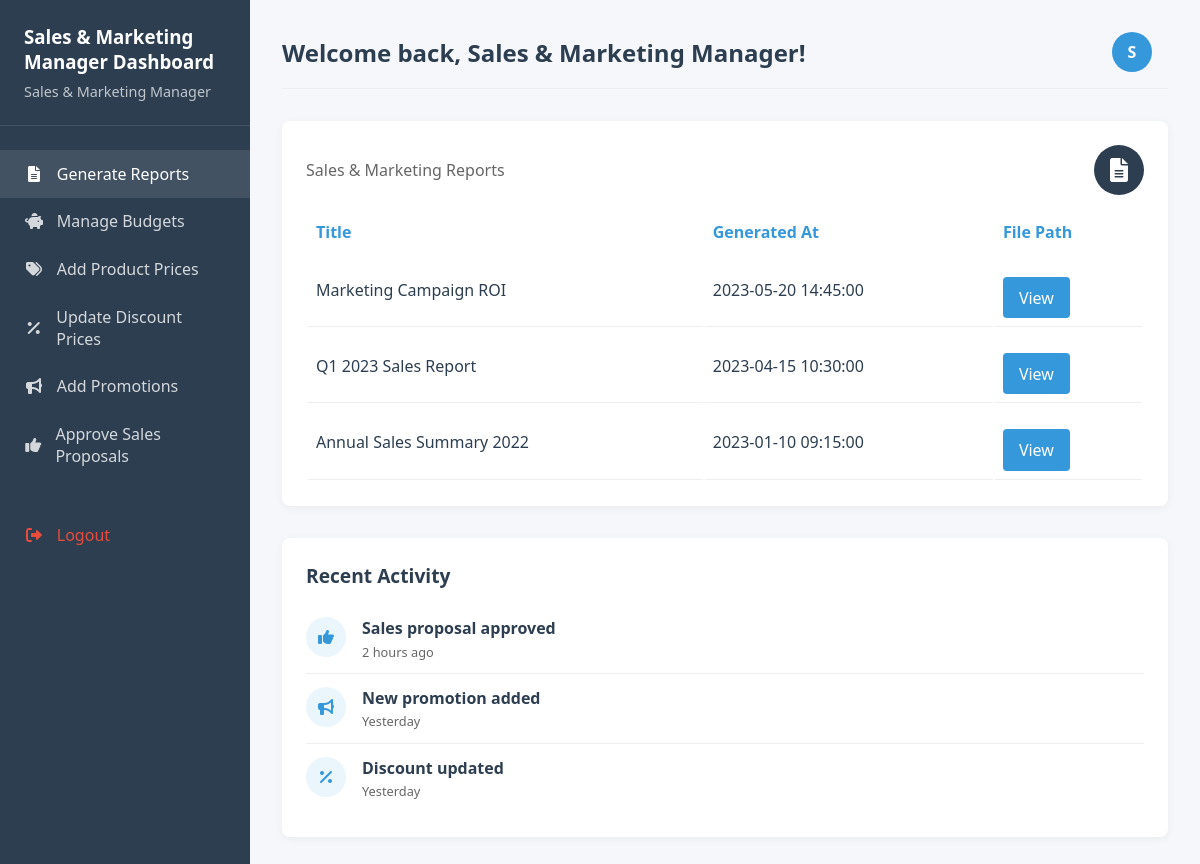
Page /sales_marketing_manager_dashboard.php?view=generate_reports on the committed database.
### tables this page shows
CREATE TABLE `sales_reports` (
  `report_id` int(11) NOT NULL,
  `title` varchar(255) NOT NULL,
  `generated_at` datetime NOT NULL,
  `file_path` varchar(255) NOT NULL
);

### sales_marketing_manager_dashboard.php (the view, shortened to what this page needs)
<?php
require 'db_connection.php';
$displayName = isset($_SESSION['FName'], $_SESSION['LName']) ? $_SESSION['FName'] . ' ' . $_SESSION['LName'] : 'Sales & Marketing Manager';
$avatar = strtoupper(substr($displayName, 0, 1));
$showGenerateReports = false;
$showManageBudgets = false;
$showAddProductPrices = false;
$showUpdateDiscounts = false;
$showAddPromotions = false;
$showApproveProposals = false;
if (isset($_GET['view'])) {
    $showGenerateReports = ($_GET['view'] === 'generate_reports');
    $showManageBudgets = ($_GET['view'] === 'manage_budgets');
    $showAddProductPrices = ($_GET['view'] === 'add_product_price');
    $showUpdateDiscounts = ($_GET['view'] === 'update_discounts');
    $showAddPromotions = ($_GET['view'] === 'add_promotions');
    $showApproveProposals = ($_GET['view'] === 'approve_proposals');
} else {
}
if ($showGenerateReports) {
    $stmt = $pdo->query("SELECT * FROM sales_reports ORDER BY generated_at DESC");
    $reports = $stmt->fetchAll();
}
?>
<!DOCTYPE html>
<html lang="en">
<head>
    <link rel="stylesheet" href="https://cdnjs.cloudflare.com/ajax/libs/font-awesome/6.0.0/css/all.min.css">
</head>
<body>
    <div class="dashboard-container">
        <div class="sidebar">
            <div class="sidebar-header">
                <h3>Sales & Marketing Manager Dashboard</h3>
                <p><?= htmlspecialchars($displayName) ?></p>
            </div>
            <div class="sidebar-menu">
                <a href="?view=generate_reports" class="menu-item <?= $showGenerateReports ? 'active' : '' ?>"><i class="fas fa-file-alt"></i> Generate Reports</a>
                <a href="?view=manage_budgets" class="menu-item <?= $showManageBudgets ? 'active' : '' ?>"><i class="fas fa-piggy-bank"></i> Manage Budgets</a>
                <a href="?view=add_product_price" class="menu-item <?= $showAddProductPrices ? 'active' : '' ?>"><i class="fas fa-tags"></i> Add Product Prices</a>
                <a href="?view=update_discounts" class="menu-item <?= $showUpdateDiscounts ? 'active' : '' ?>"><i class="fas fa-percentage"></i> Update Discount Prices</a>
                <a href="?view=add_promotions" class="menu-item <?= $showAddPromotions ? 'active' : '' ?>"><i class="fas fa-bullhorn"></i> Add Promotions</a>
                <a href="?view=approve_proposals" class="menu-item <?= $showApproveProposals ? 'active' : '' ?>"><i class="fas fa-thumbs-up"></i> Approve Sales Proposals</a>
                <a href="logout.php" class="menu-item" style="margin-top: 2rem; color: #e74c3c;"><i class="fas fa-sign-out-alt"></i> Logout</a>
            </div>
        </div>
        <div class="main-content">
            <div class="top-bar">
                <h2>Welcome back, <?= htmlspecialchars($displayName) ?>!</h2>
                <div class="user-info">
                    <div class="user-avatar"><?= $avatar ?></div>
                </div>
            </div>
            <div class="dashboard-cards">
                <?php if ($showGenerateReports && $reports): ?>
                <div class="card">
                    <div class="card-header">
                        <span class="card-title">Sales & Marketing Reports</span>
                        <div class="card-icon bg-primary"><i class="fas fa-file-alt"></i></div>
                    </div>
                    <table class="data-table">
                        <tr>
                            <th>Title</th>
                            <th>Generated At</th>
                            <th>File Path</th>
                        </tr>
                        <?php foreach ($reports as $report): ?>
                        <tr>
                            <td><?= htmlspecialchars($report['title']) ?></td>
                            <td><?= htmlspecialchars($report['generated_at']) ?></td>
                            <td><a href="<?= htmlspecialchars($report['file_path']) ?>" class="btn">View</a></td>
                        </tr>
                        <?php endforeach; ?>
                    </table>
                </div>
                <?php endif; ?>
            </div>
            <div class="recent-activity">
                <h3 class="section-title">Recent Activity</h3>
                <div class="activity-item">
                    <div class="activity-icon"><i class="fas fa-thumbs-up"></i></div>
                    <div class="activity-content">
                        <div class="activity-title">Sales proposal approved</div>
                        <div class="activity-time">2 hours ago</div>
                    </div>
                </div>
                <div class="activity-item">
                    <div class="activity-icon"><i class="fas fa-bullhorn"></i></div>
                    <div class="activity-content">
                        <div class="activity-title">New promotion added</div>
                        <div class="activity-time">Yesterday</div>
                    </div>
                </div>
                <div class="activity-item">
                    <div class="activity-icon"><i class="fas fa-percentage"></i></div>
                    <div class="activity-content">
                        <div class="activity-title">Discount updated</div>
                        <div class="activity-time">Yesterday</div>
                    </div>
                </div>
            </div>
        </div>
    </div>
</body>
</html>

### sales_marketing_manager_dashboard.php (style rules this page uses)
:root { --primary-color: #2c3e50; --secondary-color: #3498db; --accent-color: #e74c3c; --light-color: #ecf0f1; --dark-color: #2c3e50; --success-color: #2ecc71; }
* { margin: 0; padding: 0; box-sizing: border-box; font-family: 'Segoe UI', Tahoma, Geneva, Verdana, sans-serif; }
body { background-color: #f5f7fa; color: var(--dark-color); }
.dashboard-container { display: flex; min-height: 100vh; }
.sidebar { width: 250px; background-color: var(--primary-color); color: white; padding: 1.5rem 0; position: fixed; height: 100%; }
.sidebar-header { padding: 0 1.5rem 1.5rem; border-bottom: 1px solid rgba(255, 255, 255, 0.1); }
.sidebar-header h3 { color: white; margin-bottom: 0.5rem; }
.sidebar-header p { color: rgba(255, 255, 255, 0.7); font-size: 0.9rem; }
.sidebar-menu { padding: 1.5rem 0; }
.menu-item { padding: 0.8rem 1.5rem; display: flex; align-items: center; color: rgba(255, 255, 255, 0.8); text-decoration: none; transition: all 0.3s ease; }
.menu-item:hover, .menu-item.active { background-color: rgba(255, 255, 255, 0.1); color: white; }
.menu-item i { margin-right: 0.8rem; width: 20px; text-align: center; }
.main-content { flex: 1; margin-left: 250px; padding: 2rem; }
.top-bar { display: flex; justify-content: space-between; align-items: center; margin-bottom: 2rem; padding-bottom: 1rem; border-bottom: 1px solid #eee; }
.user-info { display: flex; align-items: center; }
.user-avatar { width: 40px; height: 40px; border-radius: 50%; background-color: var(--secondary-color); color: white; display: flex; align-items: center; justify-content: center; margin-right: 1rem; font-weight: bold; }
.dashboard-cards { display: grid; grid-template-columns: repeat(auto-fill, minmax(550px, 1fr)); gap: 1.5rem; margin-bottom: 2rem; }
.card { background: white; border-radius: 8px; padding: 1.5rem; box-shadow: 0 2px 10px rgba(0, 0, 0, 0.05); }
.card-header { display: flex; justify-content: space-between; align-items: center; margin-bottom: 1rem; }
.card-title { font-size: 1rem; color: #666; }
.card-icon { width: 50px; height: 50px; border-radius: 50%; display: flex; align-items: center; justify-content: center; color: white; font-size: 1.5rem; }
.bg-primary { background-color: var(--primary-color); }
.data-table, .form-table { width: 100%; }
.data-table td, .form-table td { padding: 8px; border-bottom: 1px solid #eee; }
.data-table th, .form-table th { text-align: left; padding: 8px; color: var(--secondary-color); }
.btn { margin-top: 1rem; padding: 0.6rem 1rem; background: var(--secondary-color); color: white; border: none; border-radius: 4px; cursor: pointer; text-decoration: none; display: inline-block; }
.recent-activity { background: white; border-radius: 8px; padding: 1.5rem; box-shadow: 0 2px 10px rgba(0, 0, 0, 0.05); }
.section-title { font-size: 1.2rem; margin-bottom: 1rem; color: var(--primary-color); }
.activity-item { display: flex; padding: 0.8rem 0; border-bottom: 1px solid #eee; }
.activity-item:last-child { border-bottom: none; }
.activity-icon { width: 40px; height: 40px; border-radius: 50%; background-color: rgba(52, 152, 219, 0.1); color: var(--secondary-color); display: flex; align-items: center; justify-content: center; margin-right: 1rem; }
.activity-content { flex: 1; }
.activity-title { font-weight: 600; margin-bottom: 0.2rem; }
.activity-time { font-size: 0.8rem; color: #666; }

### rows in the picture
sales_reports: title "Marketing Campaign ROI", generated_at "2023-05-20 14:45:00"
sales_reports: title "Q1 2023 Sales Report", generated_at "2023-04-15 10:30:00"
sales_reports: title "Annual Sales Summary 2022", generated_at "2023-01-10 09:15:00"

### other values in the picture
$displayName "Sales & Marketing Manager"
$avatar "S"
